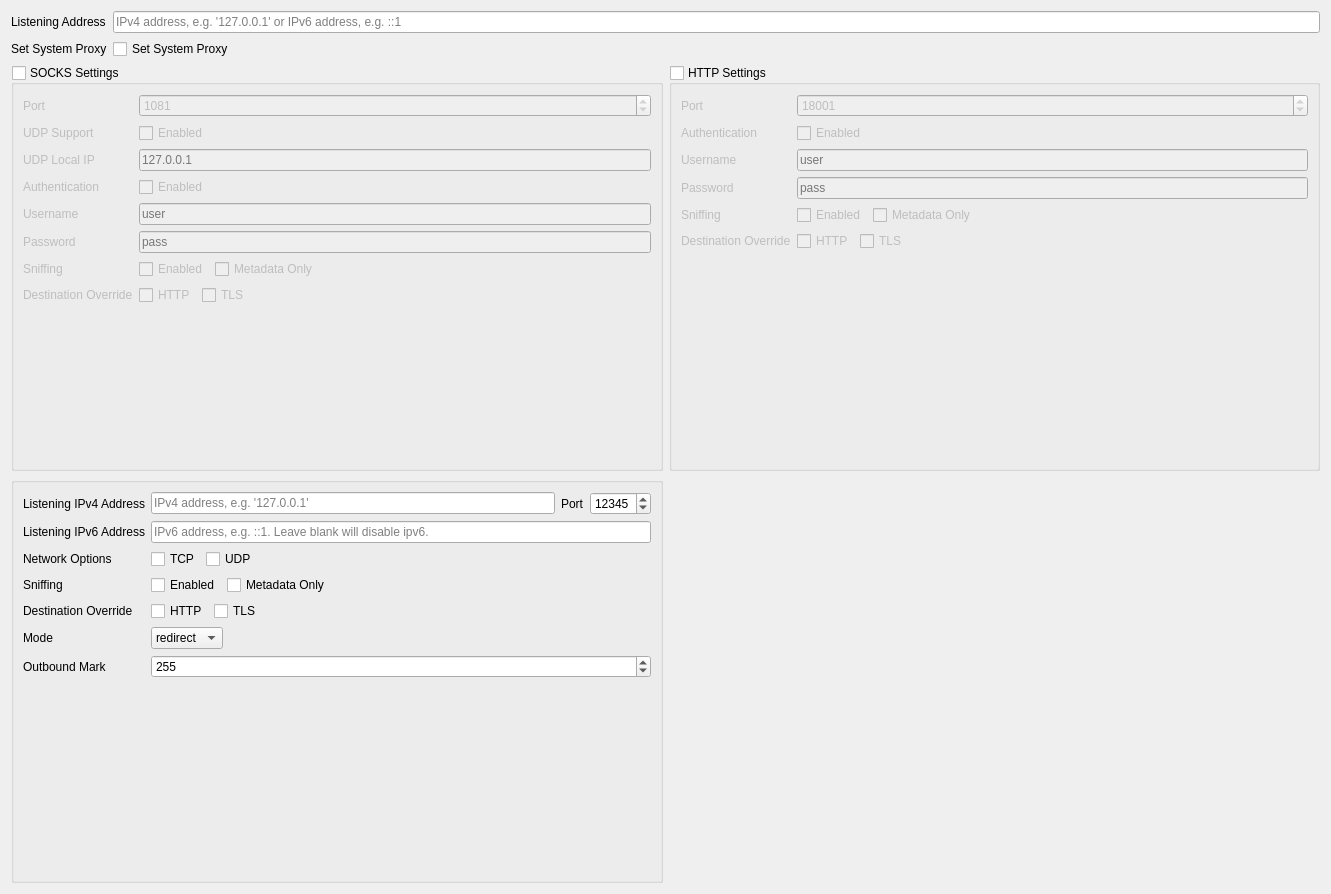
         <widget class="QWidget" name="scrollAreaWidgetContents_2">
          <property name="geometry">
           <rect>
            <x>0</x>
            <y>0</y>
            <width>1331</width>
            <height>894</height>
           </rect>
          </property>
          <layout class="QVBoxLayout" name="verticalLayout_2" stretch="0,1">
           <item>
            <layout class="QFormLayout" name="formLayout_4">
             <item row="0" column="0">
              <widget class="QLabel" name="label_22">
               <property name="text">
                <string>Listening Address</string>
               </property>
               <property name="textFormat">
                <enum>Qt::PlainText</enum>
               </property>
              </widget>
             </item>
             <item row="0" column="1">
              <widget class="QLineEdit" name="listenIPTxt">
               <property name="placeholderText">
                <string>IPv4 address, e.g. '127.0.0.1' or IPv6 address, e.g. ::1</string>
               </property>
              </widget>
             </item>
             <item row="1" column="0">
              <widget class="QLabel" name="label_59">
               <property name="text">
                <string>Set System Proxy</string>
               </property>
               <property name="textFormat">
                <enum>Qt::PlainText</enum>
               </property>
              </widget>
             </item>
             <item row="1" column="1">
              <widget class="QCheckBox" name="setSysProxyCB">
               <property name="text">
                <string>Set System Proxy</string>
               </property>
              </widget>
             </item>
            </layout>
           </item>
           <item>
            <layout class="QGridLayout" name="gridLayout_11">
             <item row="1" column="0">
              <widget class="QGroupBox" name="tproxyGroupBox">
               <layout class="QFormLayout" name="formLayout_11">
                <item row="0" column="1">
                 <layout class="QHBoxLayout" name="horizontalLayout_8">
                  <item>
                   <widget class="QLineEdit" name="tproxyListenAddr">
                    <property name="placeholderText">
                     <string>IPv4 address, e.g. '127.0.0.1'</string>
                    </property>
                   </widget>
                  </item>
                  <item>
                   <widget class="QLabel" name="label_77">
                    <property name="text">
                     <string>Port</string>
                    </property>
                   </widget>
                  </item>
                  <item>
                   <widget class="QSpinBox" name="tProxyPort">
                    <property name="minimum">
                     <number>1</number>
                    </property>
                    <property name="maximum">
                     <number>65535</number>
                    </property>
                    <property name="value">
                     <number>12345</number>
                    </property>
                   </widget>
                  </item>
                 </layout>
                </item>
                <item row="2" column="0">
                 <widget class="QLabel" name="label_72">
                  <property name="text">
                   <string>Network Options</string>
                  </property>
                  <property name="textFormat">
                   <enum>Qt::PlainText</enum>
                  </property>
                 </widget>
                </item>
                <item row="2" column="1">
                 <layout class="QHBoxLayout" name="horizontalLayout">
                  <item>
                   <widget class="QCheckBox" name="tproxyEnableTCP">
                    <property name="text">
                     <string>TCP</string>
                    </property>
                   </widget>
                  </item>
                  <item>
                   <widget class="QCheckBox" name="tproxyEnableUDP">
                    <property name="text">
                     <string>UDP</string>
                    </property>
                   </widget>
                  </item>
                  <item>
                   <spacer name="horizontalSpacer_2">
                    <property name="orientation">
                     <enum>Qt::Horizontal</enum>
                    </property>
                    <property name="sizeHint" stdset="0">
                     <size>
                      <width>40</width>
                      <height>20</height>
                     </size>
                    </property>
                   </spacer>
                  </item>
                 </layout>
                </item>
                <item row="4" column="0">
                 <widget class="QLabel" name="label_93">
                  <property name="text">
                   <string>Destination Override</string>
                  </property>
                  <property name="textFormat">
                   <enum>Qt::PlainText</enum>
                  </property>
                 </widget>
                </item>
                <item row="4" column="1">
                 <layout class="QHBoxLayout" name="horizontalLayout_14">
                  <item>
                   <widget class="QCheckBox" name="tproxyOverrideHTTPCB">
                    <property name="text">
                     <string>HTTP</string>
                    </property>
                   </widget>
                  </item>
                  <item>
                   <widget class="QCheckBox" name="tproxyOverrideTLSCB">
                    <property name="text">
                     <string>TLS</string>
                    </property>
                   </widget>
                  </item>
                  <item>
                   <spacer name="horizontalSpacer_3">
                    <property name="orientation">
                     <enum>Qt::Horizontal</enum>
                    </property>
                    <property name="sizeHint" stdset="0">
                     <size>
                      <width>40</width>
                      <height>20</height>
                     </size>
                    </property>
                   </spacer>
                  </item>
                 </layout>
                </item>
                <item row="5" column="0">
                 <widget class="QLabel" name="label_78">
                  <property name="text">
                   <string>Mode</string>
                  </property>
                  <property name="textFormat">
                   <enum>Qt::PlainText</enum>
                  </property>
                 </widget>
                </item>
                <item row="5" column="1">
                 <widget class="QComboBox" name="tproxyMode">
                  <property name="sizePolicy">
                   <sizepolicy hsizetype="Fixed" vsizetype="Fixed">
                    <horstretch>0</horstretch>
                    <verstretch>0</verstretch>
                   </sizepolicy>
                  </property>
                  <item>
                   <property name="text">
                    <string notr="true">redirect</string>
                   </property>
                  </item>
                  <item>
                   <property name="text">
                    <string notr="true">tproxy</string>
                   </property>
                  </item>
                 </widget>
                </item>
                <item row="6" column="0">
                 <widget class="QLabel" name="label_79">
                  <property name="text">
                   <string>Outbound Mark</string>
                  </property>
                  <property name="textFormat">
                   <enum>Qt::PlainText</enum>
                  </property>
                 </widget>
                </item>
                <item row="6" column="1">
                 <widget class="QSpinBox" name="outboundMark">
                  <property name="minimum">
                   <number>0</number>
                  </property>
                  <property name="maximum">
                   <number>65535</number>
                  </property>
                  <property name="value">
                   <number>255</number>
                  </property>
                 </widget>
                </item>
                <item row="0" column="0">
                 <widget class="QLabel" name="label_73">
                  <property name="text">
                   <string>Listening IPv4 Address</string>
                  </property>
                  <property name="textFormat">
                   <enum>Qt::PlainText</enum>
                  </property>
                 </widget>
                </item>
                <item row="1" column="0">
                 <widget class="QLabel" name="label_90">
                  <property name="text">
                   <string>Listening IPv6 Address</string>
                  </property>
                  <property name="textFormat">
                   <enum>Qt::PlainText</enum>
                  </property>
                 </widget>
                </item>
                <item row="1" column="1">
                 <widget class="QLineEdit" name="tproxyListenV6Addr">
                  <property name="toolTip">
                   <string/>
                  </property>
                  <property name="text">
                   <string/>
                  </property>
                  <property name="placeholderText">
                   <string>IPv6 address, e.g. ::1. Leave blank will disable ipv6.</string>
                  </property>
                 </widget>
                </item>
                <item row="3" column="0">
                 <widget class="QLabel" name="label_18">
                  <property name="text">
                   <string>Sniffing</string>
                  </property>
                 </widget>
                </item>
                <item row="3" column="1">
                 <layout class="QHBoxLayout" name="horizontalLayout_17">
                  <item>
                   <widget class="QCheckBox" name="tproxySniffingCB">
                    <property name="text">
                     <string>Enabled</string>
                    </property>
                   </widget>
                  </item>
                  <item>
                   <widget class="QCheckBox" name="tproxySniffingMetadataOnlyCB">
                    <property name="text">
                     <string>Metadata Only</string>
                    </property>
                   </widget>
                  </item>
                  <item>
                   <spacer name="horizontalSpacer_4">
                    <property name="orientation">
                     <enum>Qt::Horizontal</enum>
                    </property>
                    <property name="sizeHint" stdset="0">
                     <size>
                      <width>40</width>
                      <height>20</height>
                     </size>
                    </property>
                   </spacer>
                  </item>
                 </layout>
                </item>
               </layout>
              </widget>
             </item>
             <item row="0" column="0">
              <widget class="QGroupBox" name="socksGroupBox">
               <property name="title">
                <string>SOCKS Settings</string>
               </property>
               <property name="checkable">
                <bool>true</bool>
               </property>
               <property name="checked">
                <bool>false</bool>
               </property>
               <layout class="QFormLayout" name="formLayout_7">
                <item row="0" column="0">
                 <widget class="QLabel" name="label_4">
                  <property name="text">
                   <string>Port</string>
                  </property>
                  <property name="textFormat">
                   <enum>Qt::PlainText</enum>
                  </property>
                 </widget>
                </item>
                <item row="0" column="1">
                 <widget class="QSpinBox" name="socksPortLE">
                  <property name="minimum">
                   <number>1</number>
                  </property>
                  <property name="maximum">
                   <number>65535</number>
                  </property>
                  <property name="value">
                   <number>1081</number>
                  </property>
                 </widget>
                </item>
                <item row="1" column="0">
                 <widget class="QLabel" name="label_14">
                  <property name="text">
                   <string>UDP Support</string>
                  </property>
                  <property name="textFormat">
                   <enum>Qt::PlainText</enum>
                  </property>
                 </widget>
                </item>
                <item row="1" column="1">
                 <widget class="QCheckBox" name="socksUDPCB">
                  <property name="text">
                   <string>Enabled</string>
                  </property>
                 </widget>
                </item>
                <item row="2" column="0">
                 <widget class="QLabel" name="label_25">
                  <property name="text">
                   <string>UDP Local IP</string>
                  </property>
                  <property name="textFormat">
                   <enum>Qt::PlainText</enum>
                  </property>
                 </widget>
                </item>
                <item row="2" column="1">
                 <widget class="QLineEdit" name="socksUDPIP">
                  <property name="placeholderText">
                   <string notr="true">127.0.0.1</string>
                  </property>
                 </widget>
                </item>
                <item row="3" column="0">
                 <widget class="QLabel" name="label_10">
                  <property name="text">
                   <string>Authentication</string>
                  </property>
                  <property name="textFormat">
                   <enum>Qt::PlainText</enum>
                  </property>
                 </widget>
                </item>
                <item row="3" column="1">
                 <widget class="QCheckBox" name="socksAuthCB">
                  <property name="text">
                   <string>Enabled</string>
                  </property>
                 </widget>
                </item>
                <item row="4" column="0">
                 <widget class="QLabel" name="label_11">
                  <property name="text">
                   <string>Username</string>
                  </property>
                  <property name="textFormat">
                   <enum>Qt::PlainText</enum>
                  </property>
                 </widget>
                </item>
                <item row="4" column="1">
                 <widget class="QLineEdit" name="socksAuthUsernameTxt">
                  <property name="placeholderText">
                   <string notr="true">user</string>
                  </property>
                 </widget>
                </item>
                <item row="5" column="0">
                 <widget class="QLabel" name="label_12">
                  <property name="text">
                   <string>Password</string>
                  </property>
                  <property name="textFormat">
                   <enum>Qt::PlainText</enum>
                  </property>
                 </widget>
                </item>
                <item row="5" column="1">
                 <widget class="QLineEdit" name="socksAuthPasswordTxt">
                  <property name="placeholderText">
                   <string notr="true">pass</string>
                  </property>
                 </widget>
                </item>
                <item row="6" column="0">
                 <widget class="QLabel" name="label_87">
                  <property name="text">
                   <string>Sniffing</string>
                  </property>
                  <property name="textFormat">
                   <enum>Qt::PlainText</enum>
                  </property>
                 </widget>
                </item>
                <item row="6" column="1">
                 <layout class="QHBoxLayout" name="horizontalLayout_15">
                  <item>
                   <widget class="QCheckBox" name="socksSniffingCB">
                    <property name="text">
                     <string>Enabled</string>
                    </property>
                   </widget>
                  </item>
                  <item>
                   <widget class="QCheckBox" name="socksSniffingMetadataOnly">
                    <property name="text">
                     <string>Metadata Only</string>
                    </property>
                   </widget>
                  </item>
                  <item>
                   <spacer name="horizontalSpacer_5">
                    <property name="orientation">
                     <enum>Qt::Horizontal</enum>
                    </property>
                    <property name="sizeHint" stdset="0">
                     <size>
                      <width>40</width>
                      <height>20</height>
                     </size>
                    </property>
                   </spacer>
                  </item>
                 </layout>
                </item>
                <item row="7" column="0">
                 <widget class="QLabel" name="label_91">
                  <property name="text">
                   <string>Destination Override</string>
                  </property>
                  <property name="textFormat">
                   <enum>Qt::PlainText</enum>
                  </property>
                 </widget>
                </item>
                <item row="7" column="1">
                 <layout class="QHBoxLayout" name="horizontalLayout_12">
                  <item>
                   <widget class="QCheckBox" name="socksOverrideHTTPCB">
                    <property name="text">
                     <string>HTTP</string>
                    </property>
                   </widget>
                  </item>
                  <item>
                   <widget class="QCheckBox" name="socksOverrideTLSCB">
                    <property name="text">
                     <string>TLS</string>
                    </property>
                   </widget>
                  </item>
                  <item>
                   <spacer name="horizontalSpacer_6">
                    <property name="orientation">
                     <enum>Qt::Horizontal</enum>
                    </property>
                    <property name="sizeHint" stdset="0">
                     <size>
                      <width>40</width>
                      <height>20</height>
                     </size>
                    </property>
                   </spacer>
                  </item>
                 </layout>
                </item>
               </layout>
              </widget>
             </item>
             <item row="0" column="1">
              <widget class="QGroupBox" name="httpGroupBox">
               <property name="title">
                <string>HTTP Settings</string>
               </property>
               <property name="checkable">
                <bool>true</bool>
               </property>
               <property name="checked">
                <bool>false</bool>
               </property>
               <layout class="QFormLayout" name="formLayout_2">
                <item row="0" column="0">
                 <widget class="QLabel" name="label_3">
                  <property name="text">
                   <string>Port</string>
                  </property>
                  <property name="textFormat">
                   <enum>Qt::PlainText</enum>
                  </property>
                 </widget>
                </item>
                <item row="0" column="1">
                 <widget class="QSpinBox" name="httpPortLE">
                  <property name="minimum">
                   <number>1</number>
                  </property>
                  <property name="maximum">
                   <number>65535</number>
                  </property>
                  <property name="value">
                   <number>18001</number>
                  </property>
                 </widget>
                </item>
                <item row="1" column="0">
                 <widget class="QLabel" name="label_9">
                  <property name="text">
                   <string>Authentication</string>
                  </property>
                  <property name="textFormat">
                   <enum>Qt::PlainText</enum>
                  </property>
                 </widget>
                </item>
                <item row="1" column="1">
                 <widget class="QCheckBox" name="httpAuthCB">
                  <property name="text">
                   <string>Enabled</string>
                  </property>
                 </widget>
                </item>
                <item row="2" column="0">
                 <widget class="QLabel" name="label_2">
                  <property name="text">
                   <string>Username</string>
                  </property>
                  <property name="textFormat">
                   <enum>Qt::PlainText</enum>
                  </property>
                 </widget>
                </item>
                <item row="2" column="1">
                 <widget class="QLineEdit" name="httpAuthUsernameTxt">
                  <property name="placeholderText">
                   <string notr="true">user</string>
                  </property>
                 </widget>
                </item>
                <item row="3" column="0">
                 <widget class="QLabel" name="label_13">
                  <property name="text">
                   <string>Password</string>
                  </property>
                  <property name="textFormat">
                   <enum>Qt::PlainText</enum>
                  </property>
                 </widget>
                </item>
                <item row="3" column="1">
                 <widget class="QLineEdit" name="httpAuthPasswordTxt">
                  <property name="placeholderText">
                   <string notr="true">pass</string>
                  </property>
                 </widget>
                </item>
                <item row="4" column="0">
                 <widget class="QLabel" name="label_88">
                  <property name="text">
                   <string>Sniffing</string>
                  </property>
                  <property name="textFormat">
                   <enum>Qt::PlainText</enum>
                  </property>
                 </widget>
                </item>
                <item row="4" column="1">
                 <layout class="QHBoxLayout" name="horizontalLayout_16">
                  <item>
                   <widget class="QCheckBox" name="httpSniffingCB">
                    <property name="text">
                     <string>Enabled</string>
                    </property>
                   </widget>
                  </item>
                  <item>
                   <widget class="QCheckBox" name="httpSniffingMetadataOnly">
                    <property name="text">
                     <string>Metadata Only</string>
                    </property>
                   </widget>
                  </item>
                  <item>
                   <spacer name="horizontalSpacer_7">
                    <property name="orientation">
                     <enum>Qt::Horizontal</enum>
                    </property>
                    <property name="sizeHint" stdset="0">
                     <size>
                      <width>40</width>
                      <height>20</height>
                     </size>
                    </property>
                   </spacer>
                  </item>
                 </layout>
                </item>
                <item row="5" column="0">
                 <widget class="QLabel" name="label_92">
                  <property name="text">
                   <string>Destination Override</string>
                  </property>
                  <property name="textFormat">
                   <enum>Qt::PlainText</enum>
                  </property>
                 </widget>
                </item>
                <item row="5" column="1">
                 <layout class="QHBoxLayout" name="horizontalLayout_13">
                  <item>
                   <widget class="QCheckBox" name="httpOverrideHTTPCB">
                    <property name="text">
                     <string>HTTP</string>
                    </property>
                   </widget>
                  </item>
                  <item>
                   <widget class="QCheckBox" name="httpOverrideTLSCB">
                    <property name="text">
                     <string>TLS</string>
                    </property>
                   </widget>
                  </item>
                  <item>
                   <spacer name="horizontalSpacer_8">
                    <property name="orientation">
                     <enum>Qt::Horizontal</enum>
                    </property>
                    <property name="sizeHint" stdset="0">
                     <size>
                      <width>40</width>
                      <height>20</height>
                     </size>
                    </property>
                   </spacer>
                  </item>
                 </layout>
                </item>
               </layout>
              </widget>
             </item>
            </layout>
           </item>
          </layout>
         </widget>
